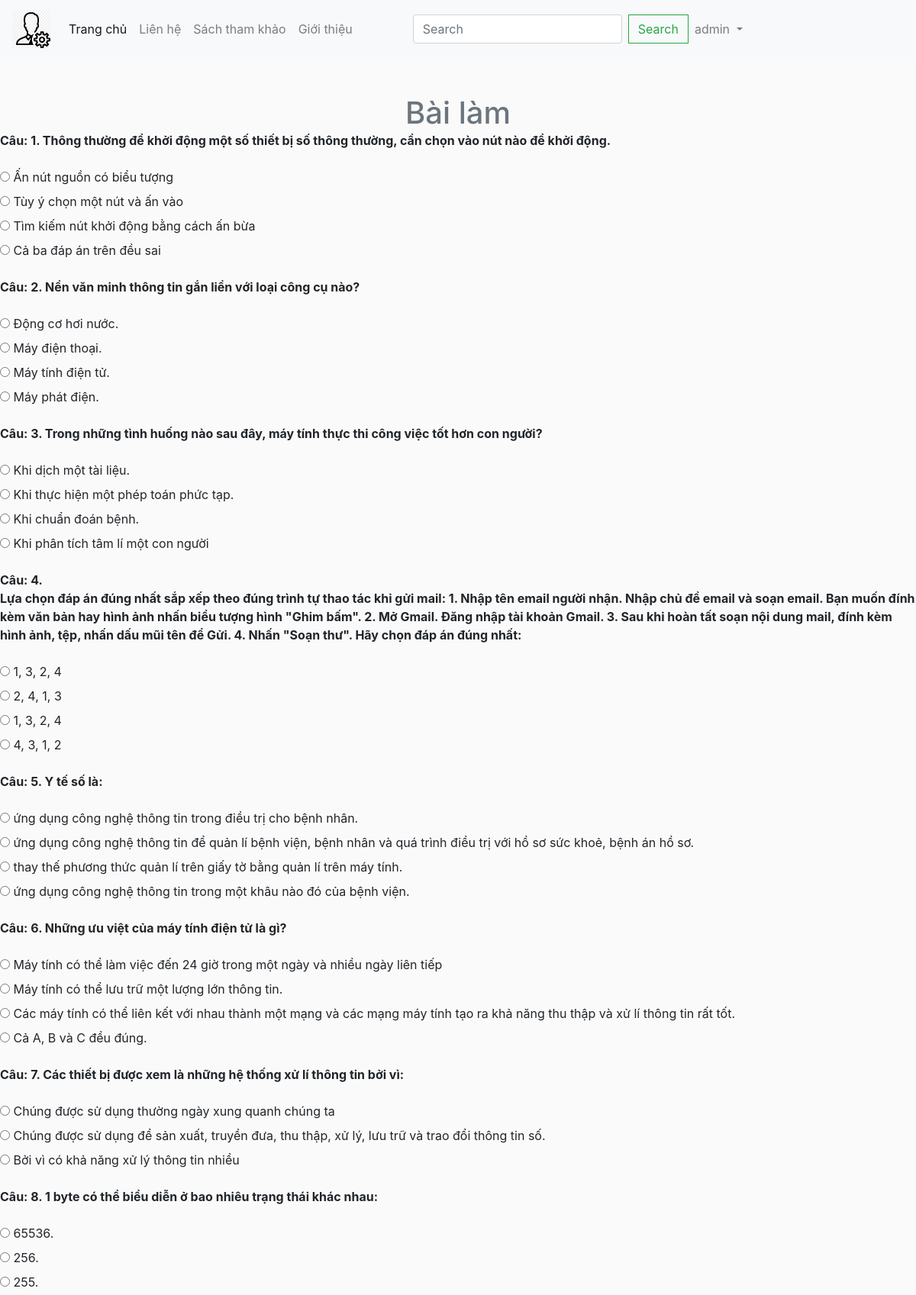
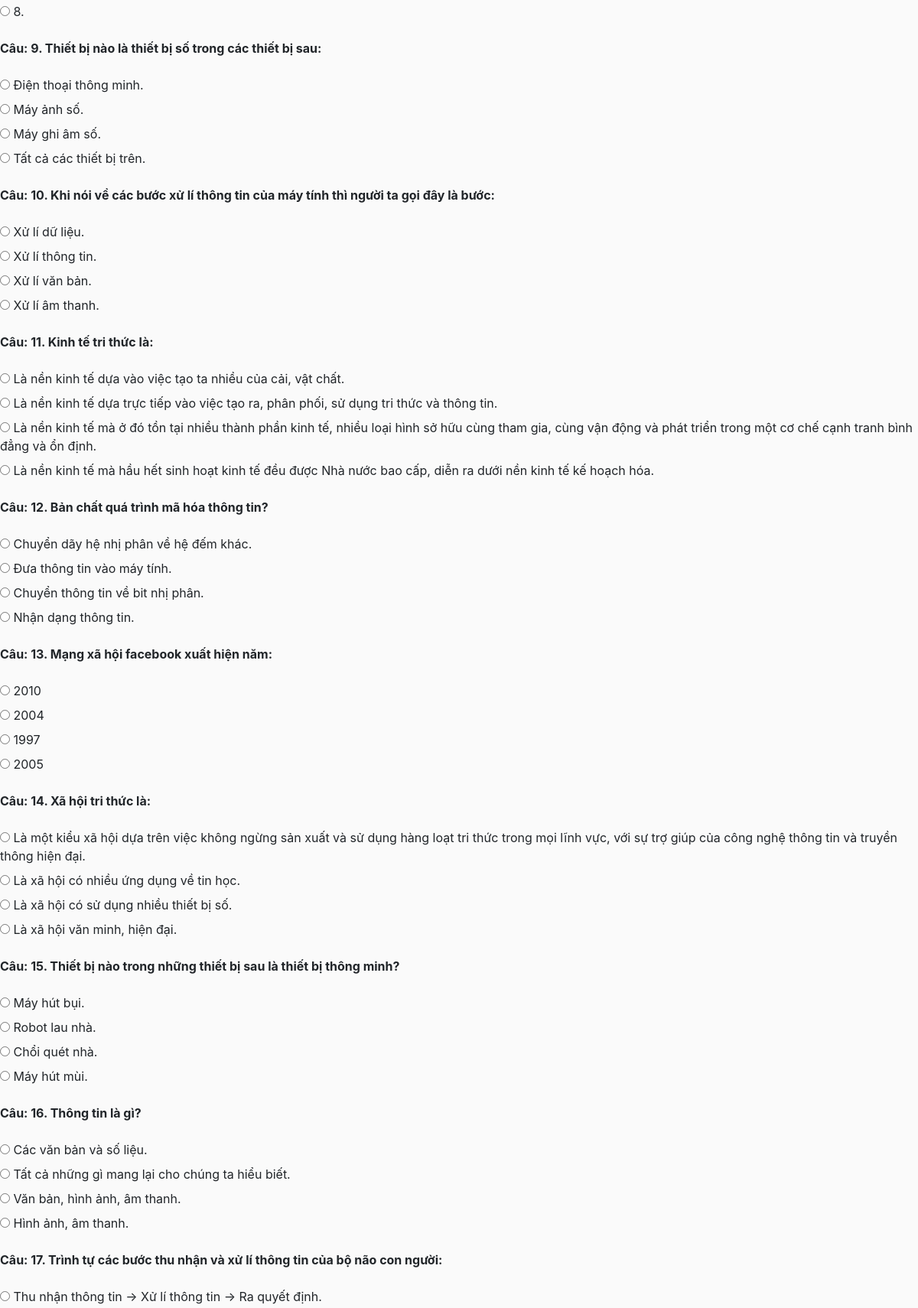
Screenshot of /take_quiz/1/ (signed in, upper part) with the database file from the repository (2 pictures, top to bottom).
### app/models.py (models this page shows, shortened)
class Question(models.Model):
    course = models.ForeignKey(Course,on_delete= models.SET_NULL, blank=True, null= True)
    yccd = models.ForeignKey(YCCD,on_delete= models.SET_NULL, blank=True, null= True)
    knowledge = models.ForeignKey(Knowledge_Level,on_delete= models.SET_NULL, blank=True, null= True)
    text_question = models.CharField(max_length=5000, null=True)
    is_active = models.BooleanField(default=True)

### app/views.py (the view)
# urls.py: path('take_quiz/<int:course_id>/', views.take_quiz, name='take_quiz'),
@login_required(login_url='/error/')
def take_quiz(request, course_id):
    if request.user.is_authenticated:
        user_not_login="hidden"
        user_login="show"
        course = get_object_or_404(Course, id=course_id)
        if request.method == 'POST':
            form = QuizForm(course_id, request.POST)
            if form.is_valid():
                user = request.user
                attempt_number = QuizResult.objects.filter(user=user, course=course).count() + 1
                quiz_result = QuizResult.objects.create(
                    user=user,
                    course=course,
                    attempt_number=attempt_number,
                    total_questions=course.question_set.filter(is_active=True).count(),
                    correct_answers=0,
                    incorrect_answers=0,
                    submit_time=timezone.now(),
                )
                total_questions = 0
                user_answers = []
                for question in course.question_set.filter(is_active=True):
                    total_questions += 1
                    option_id = form.cleaned_data.get(f'question_{question.id}')
                    if option_id is not None:
                        chosen_option = get_object_or_404(Option, id=option_id)
                        is_correct = chosen_option.is_correct
                        difficulty_level = question.knowledge.text_muc_do
                        if is_correct:
                            if difficulty_level == 'Biết':
                                quiz_result.correct_answers += 1
                                quiz_result.score += 5
                            elif difficulty_level == 'Hiểu':
                                quiz_result.correct_answers += 1
                                quiz_result.score += 5
                            elif difficulty_level == 'Vận dụng':
                                quiz_result.correct_answers += 1
                                quiz_result.score += 5
                            elif difficulty_level == 'Vận dụng cao':
                                quiz_result.correct_answers += 1
                                quiz_result.score += 5
                        else:
                            quiz_result.incorrect_answers += 1
                        user_answer = UserAnswer(
                            user=user,
                            course=course,
                            quiz_result=quiz_result,
                            question=question,
                            chosen_option=chosen_option,
                            is_correct=is_correct
                        )
                        user_answers.append(user_answer)
                UserAnswer.objects.bulk_create(user_answers)
                quiz_result.save()
                end_time = timezone.now()
                elapsed_time = end_time - quiz_result.submit_time
                quiz_result.elapsed_time = elapsed_time.total_seconds()
                quiz_result.save()
                return redirect('quiz_results_detail', result_id=quiz_result.id)
        else:
            form = QuizForm(course_id)
        return render(request, 'app/take_quiz.html', {'course': course, 'form': form,'user_not_login':user_not_login,'user_login':user_login})
    else:
        user_not_login="show"
        user_login="hidden"

### app/forms.py
class QuizForm(forms.Form):
    def __init__(self, course_id, *args, **kwargs):
        super(QuizForm, self).__init__(*args, **kwargs)
        course = Course.objects.get(pk=course_id)
        questions = list(course.question_set.filter(is_active=True))
        random.shuffle(questions)
        for question in questions:
            options = Option.objects.filter(question=question)
            choices = [(option.id, option.text_option) for option in options]
            self.fields[f'question_{question.id}'] = forms.ChoiceField(
                label=question.text_question,
                choices=choices,
                widget=forms.RadioSelect(attrs={'class': 'quiz-option'}),
            )

### app/templates/app/take_quiz.html (shortened to what this page needs)
<!DOCTYPE html>
{% extends 'app/base.html' %}
{% load static %}
        {%block login%}
        <h1 class="text-center text-muted mt-5 mb-0">Bài làm</h1>
        <form method="post" action="{% url 'take_quiz' course.id %}">
            {% for question in form %}
                <p><strong>Câu: {{ forloop.counter }}. {{ question.label_tag }}</strong>{{ question }} </p>
            {% endfor %}
        </form>
        {%endblock login%}

### app/templates/app/base.html (shortened to what this page needs)
{% load static %}
<!DOCTYPE html>
<html>
  <head>
    <link rel="stylesheet" href="https://cdn.jsdelivr.net/npm/bootstrap@4.5.3/dist/css/bootstrap.min.css">
    <link href-"{% static 'app/css/style.css' %}" rel="stylesheet" />
    <link href-"{% static 'app/css/owl.carousel.min.css' %}" rel="stylesheet" />
    <link href-"{% static 'app/css/all.min.css' %}" rel="stylesheet" />
    <link rel= "stylesheet" type="text/css" href="{%static 'app/css/main.css'%}">
    <link rel="stylesheet" href="">
  </head>
  <body>
    <nav class="navbar navbar-expand-lg navbar-light bg-light">
      <a class="navbar-brand" href="{% url 'home_admin'%}">
        <img src="{% static 'app/images/home-admin.png' %}" width="50" height="50" />
      </a>
      <div class="collapse navbar-collapse" id="navbarSupportedContent">
        <ul class="navbar-nav mr-auto">
          <li class="nav-item active">
            <a class="nav-link" href="{% url 'home'%}">Trang chủ<span class="sr-only">(current)</span></a>
          </li>
          <li class="nav-item">
            <a class="nav-link" href="https://www.facebook.com/profile.php?id=100017587238895">Liên hệ</a>
          </li>
          <li class="nav-item">
            <a class="nav-link " href="{% url "links_reference" %}" tabindex="-1" aria-disabled="false">Sách tham khảo</a>
          </li>
          <li class="nav-item">
            <a class="nav-link " href="{% url "intro" %}" tabindex="-1" aria-disabled="false">Giới thiệu</a>
          </li>
        </ul>
        <form class="form-inline my-2 my-lg-0" role="search" method = POST action = "{%url 'search'%}">
          <input class="form-control mr-sm-2" type="search" placeholder="Search" aria-label="Search" name= "searched">
          <button class="btn btn-outline-success my-2 my-sm-0" type="submit">Search</button>
        </form>
      </div>
      <div class="navbar-nav me-auto mb-2 mb-lg-0" style= "visibility: {{user_login}}" >
        <li class="nav-item dropdown">
          <a class="nav-link dropdown-toggle" href="#" id="navbarDropdown" role="button" data-toggle="dropdown" aria-haspopup="true" aria-expanded="false">
            <span>{{request.user}}</span>
          </a>
        </li>
      </div>
    </nav>
    {%block login%}{%endblock login%}
  </body>
</html>

### app/static/app/css/main.css (style rules this page uses)
body { background-color: hsl(0, 0%, 98%); }
h1,h2,h3,h4,h5,h6 { color:hsl(0, 0%, 30%); }
.btn { border-radius: 0; }

### rows the page displays
Question: label_tag "Thông thường để khởi động một số thiết bị số thông thường, cần chọn vào nút nào để khởi động."
Question: label_tag "Nền văn minh thông tin gắn liền với loại công cụ nào?"
Question: label_tag "Trong những tình huống nào sau đây, máy tính thực thi công việc tốt hơn con người?"
Question: label_tag "Lựa chọn đáp án đúng nhất sắp xếp theo đúng trình tự thao tác khi gửi mail: 1. Nhập tên email người nhận. Nhập chủ đề email và soạn email. Bạn muốn đính kèm văn bản hay hình ảnh nhấn biểu tượng hình \"Ghim bấm\". 2. Mở Gmail. Đăng nhập tài khoản Gmail. 3. Sau khi hoàn tất soạn nội dung mail, đính kèm hình ảnh, tệp, nhấn dấu mũi tên để Gửi. 4. Nhấn \"Soạn thư\". Hãy chọn đáp án đúng nhất:"
Question: label_tag "Y tế số là:"
Question: label_tag "Những ưu việt của máy tính điện tử là gì?"
Question: label_tag "Các thiết bị được xem là những hệ thống xử lí thông tin bởi vì:"
Question: label_tag "1 byte có thể biểu diễn ở bao nhiêu trạng thái khác nhau:"
Question: label_tag "Thiết bị nào là thiết bị số trong các thiết bị sau:"
Question: label_tag "Khi nói về các bước xử lí thông tin của máy tính thì người ta gọi đây là bước:"
Question: label_tag "Bản chất quá trình mã hóa thông tin?"
Question: label_tag "Mạng xã hội facebook xuất hiện năm:"
Question: label_tag "Xã hội tri thức là:"
Question: label_tag "Thiết bị nào trong những thiết bị sau là thiết bị thông minh?"
Question: label_tag "Thông tin là gì?"
Question: label_tag "Trình tự các bước thu nhận và xử lí thông tin của bộ não con người:"

### other values shown
{{ request.user }} "admin"
{{ question.label_tag }} "Kinh tế tri thức là:"
